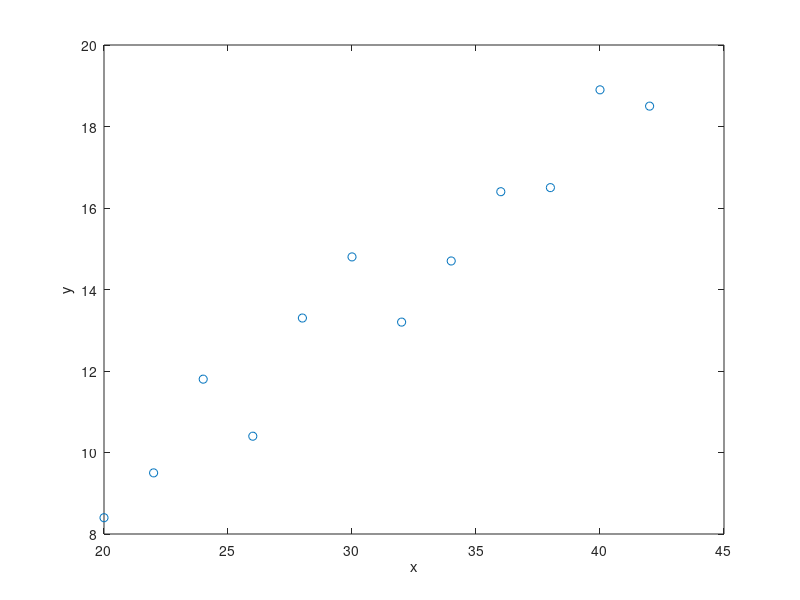

This figure's MATLAB source: (Note: this script raises an error after producing the figure.)
%% Example 0, a simple regression model

xy = [
20  8.4 
22  9.5 
24 11.8
26 10.4
28 13.3
30 14.8
32 13.2
34 14.7
36 16.4
38 16.5
40 18.9
42 18.5
];

x = xy(:,1);
y = xy(:,2);

%%
figure(1); clf 
plot(x,y,'o')
xlabel('x');
ylabel('y');

%%
tulos=reg(x,y)

%%
yfit = predicted(tulos);

hold on
plot(x, yfit,'-');
hold off

residuals(tulos)
%%
figure(2)
normalplot(tulos)
